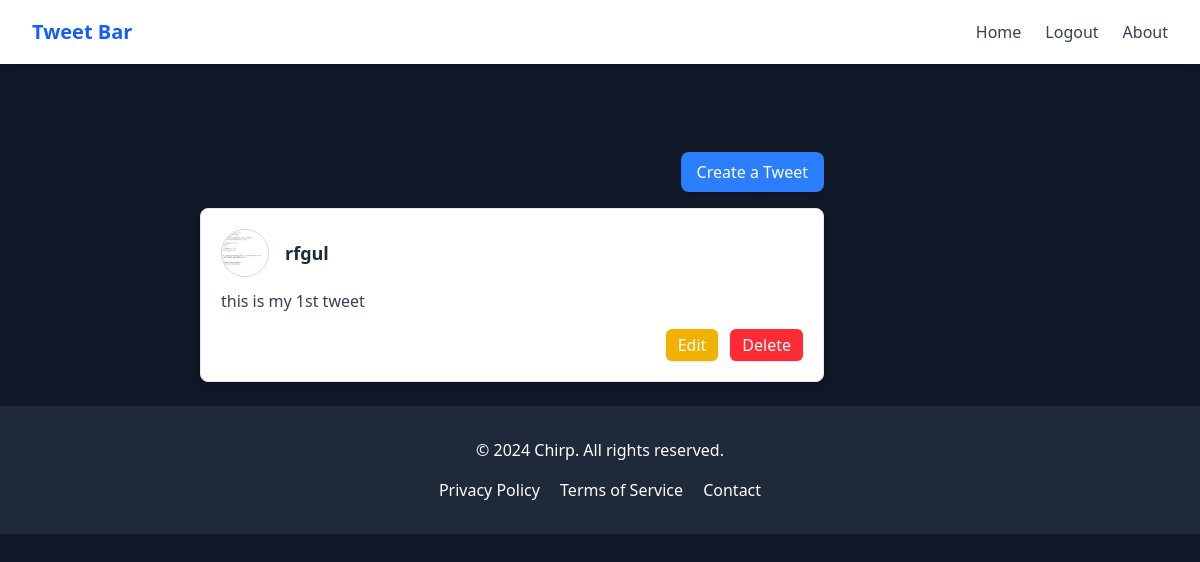
Before: /tweet/ (signed in) with the older database file.
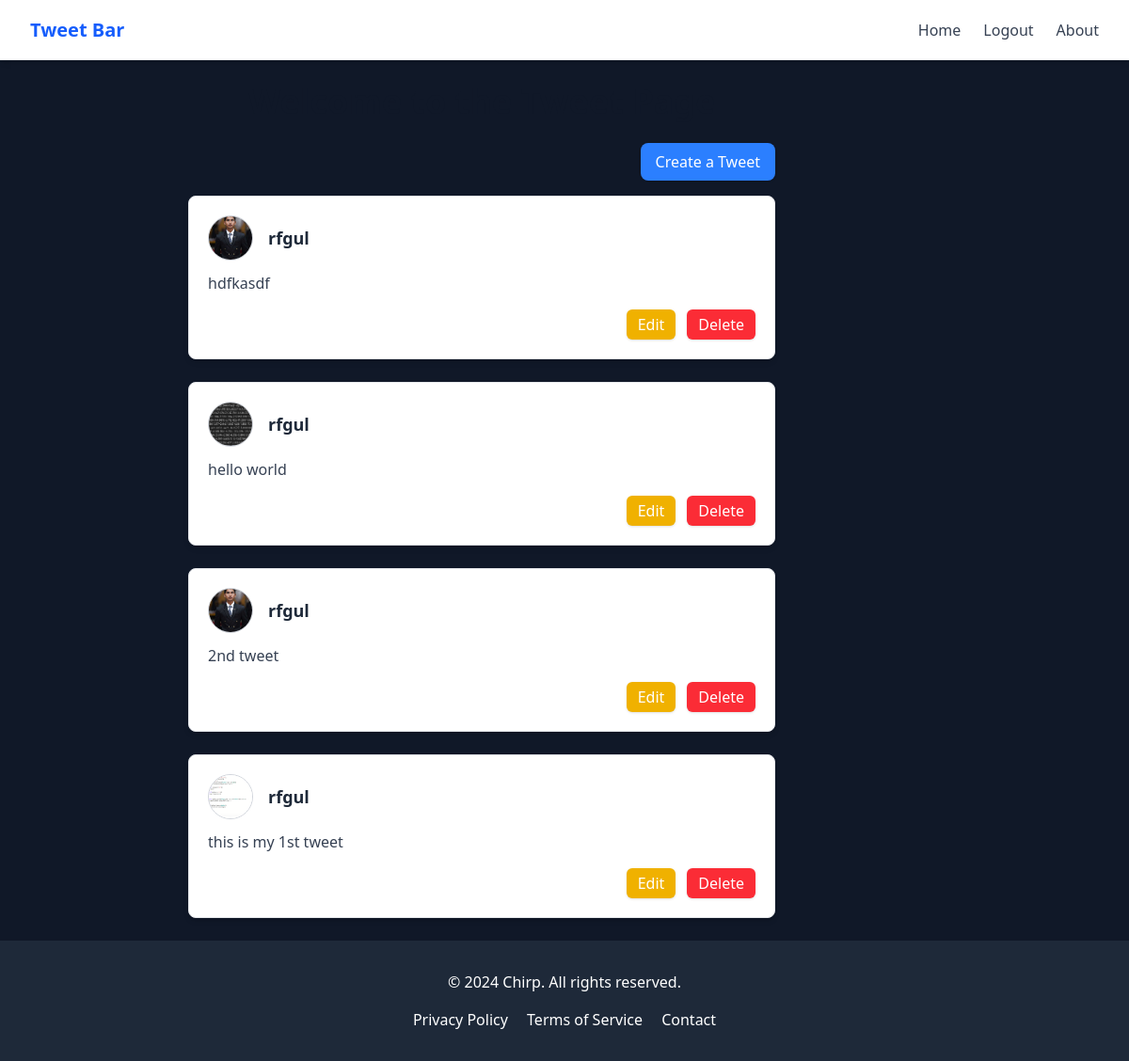
After: the same page with the newer database file.
### tweet_app/models.py (models this page shows, shortened)
class Tweet(models.Model):
    user=models.ForeignKey(User,on_delete=models.CASCADE)
    text=models.TextField(max_length=240)
    photo=models.ImageField(upload_to='photos/', blank=True,null=True)
    created_at=models.DateTimeField(auto_now_add=True)
    updated_at=models.DateTimeField(auto_now=True)

### tweet_app/views.py (the view)
# urls.py: path('', views.tweet_list, name='tweet_list'),
def tweet_list(request):
    tweets=Tweet.objects.all().order_by('-created_at')
    return render(request,'tweet_list.html',{'tweets':tweets})

### tweet_app/templates/tweet_list.html (shortened to what this page needs)
{% extends 'layout.html' %}
{% block content %}
<div class="max-w-2xl mx-auto p-6">
    <h1 class="text-center text-4xl font-bold text-gray-900 mb-6">Welcome to the Tweet Page</h1>
    <div class="flex justify-end mb-4">
        <a href="{% url 'tweet_create' %}" class="px-4 py-2 bg-blue-500 text-white rounded-lg shadow hover:bg-blue-600">Create a Tweet</a>
    </div>
    <div class="space-y-6">
        {% for tweet in tweets %}
        <div class="bg-white shadow-md rounded-lg p-5 border border-gray-200">
            <div class="flex items-center space-x-4">
                <img src="{{ tweet.photo.url }}" alt="Profile" class="w-12 h-12 rounded-full object-cover border border-gray-300">
                <h1 class="text-lg font-semibold text-gray-800">{{ tweet.user.username }}</h1>
            </div>
            <p class="text-gray-700 mt-3">{{ tweet.text }}</p>
            {% if tweet.user == user %}
            <div class="flex justify-end space-x-3 mt-4">
                <a href="{% url 'tweet_edit' tweet.id %}" class="px-3 py-1 bg-yellow-500 text-white rounded-md shadow hover:bg-yellow-600">Edit</a>
                <a href="{% url 'tweet_delete' tweet.id %}" class="px-3 py-1 bg-red-500 text-white rounded-md shadow hover:bg-red-600">Delete</a>
            </div>
            {%endif%}
        </div>
        {% empty %}
        <p class="text-center text-gray-500">No tweets available.</p>
        {% endfor %}
    </div>
</div>
{% endblock %}

Changed rows visible on the page:
added Tweet: photo (picture), user.username "rfgul", text "hdfkasdf", shows "Edit"
added Tweet: photo (picture), user.username "rfgul", text "hello world", shows "Edit"
added Tweet: photo (picture), user.username "rfgul", text "2nd tweet", shows "Edit"
